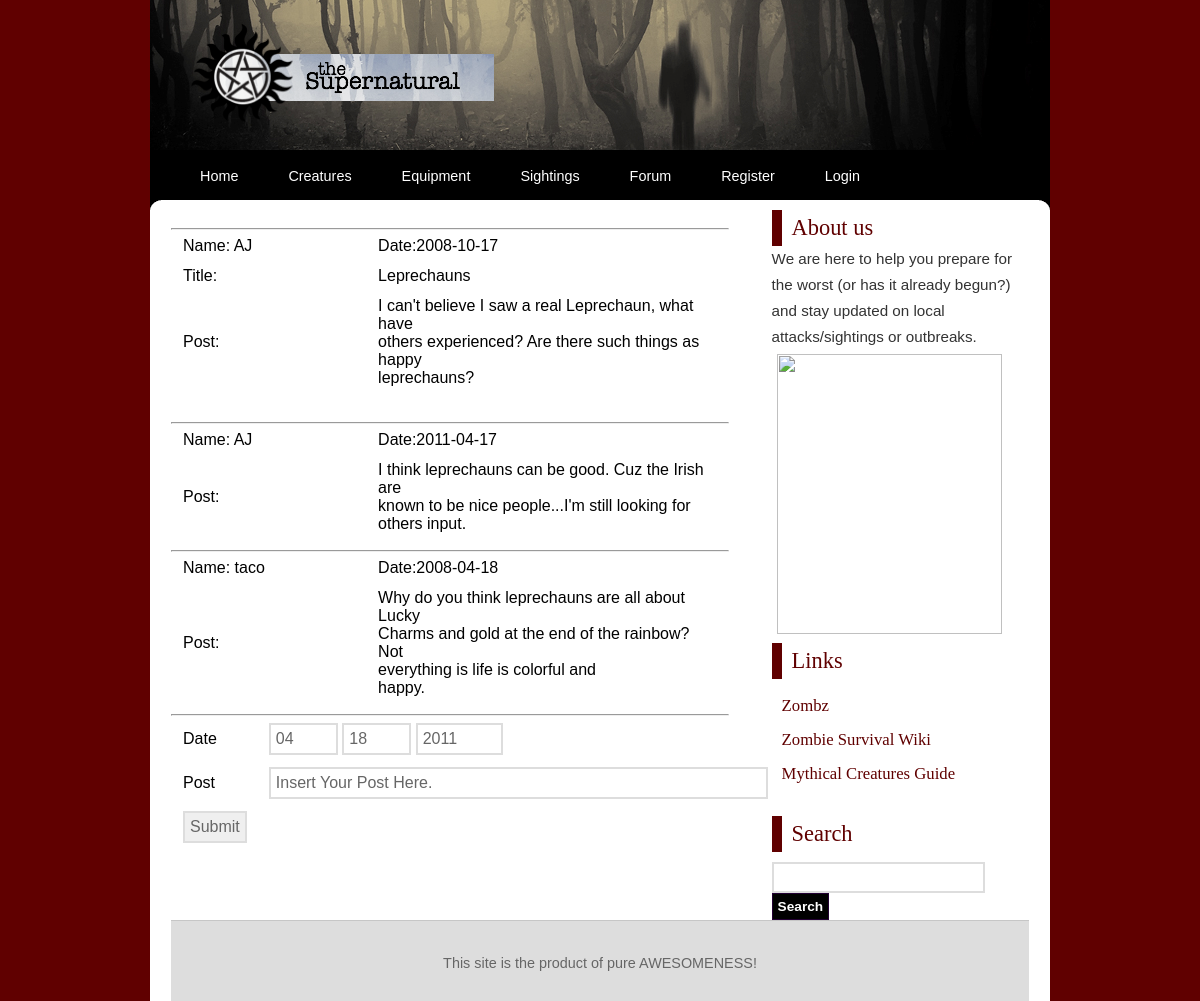
The app's page /forum.php?index=2 with its own data.
### tables this page shows
CREATE TABLE IF NOT EXISTS `users` (
  `id` int(11) NOT NULL AUTO_INCREMENT,
  `username` varchar(12) NOT NULL,
  `password` varchar(50) NOT NULL,
  `zipcode` int(11) NOT NULL,
  `firstname` varchar(50),
  `lastname` varchar(50),
  `bio` blob,
  `pic` blob,
  PRIMARY KEY (`id`),
  INDEX (`username`)
);

CREATE TABLE IF NOT EXISTS `thread`(
`id` int(11) NOT NULL AUTO_INCREMENT,
`title` varchar(255) NOT NULL default '',
`post` blob NOT NULL,
`author_id` int(11) NOT NULL default '0',
`date_posted` date NOT NULL default '0000-00-00',
PRIMARY KEY(`id`)
);

CREATE TABLE IF NOT EXISTS `posts` (
  `id` int(11) NOT NULL AUTO_INCREMENT,
  `post` blob NOT NULL,
  `author_id` int(11) NOT NULL default '0',
  `date_posted` date NOT NULL default '0000-00-00',
  PRIMARY KEY  (`id`)
);

### forum.php (the view, shortened to what this page needs)
<!DOCTYPE html PUBLIC "-//W3C//DTD XHTML 1.0 Strict//EN" "http://www.w3.org/TR/xhtml1/DTD/xhtml1-strict.dtd">
<html xmlns="http://www.w3.org/1999/xhtml">
<head>
<link rel="stylesheet" href="styles.css" type="text/css" />
</head>
<body>
<?php
   include('header.php');
?>
<div id="wrap">
	<div class="pagewrapper">
		<div class="innerpagewrapper">
			<div class="page">
				<div class="content">
<?php
include ('db_connect.php');
$threadid=$_GET['index'];
$query = "SELECT * FROM thread WHERE id='$threadid'";
$result = mysqli_query($db, $query)or die("Error Querying Database1");
$row = mysqli_fetch_array($result);
echo"<br/><hr/>";
$id=$row['author_id'];
	$query2="SELECT * FROM users WHERE id='$id'";
	$result2= mysqli_query($db, $query2)or die("Error Querying Database3");
	$row2= mysqli_fetch_array($result2);
	$username=$row2['username'];
	echo "<table>";
    echo "<tr><td width=\"35%\">Name: " . $username  . "</td><td width=\"65%\">Date:" . $row['date_posted'] . "</td></tr>";
	echo "<tr><td>Title:</td><td>";
	echo wordwrap($row['title'] . "</td></tr>",50,"<br />\n",TRUE);
	echo "<tr><td>Post:</td><td>";
	echo wordwrap($row['post'] . "</td></tr>",50,"<br />\n",TRUE);
	echo "</table>";
$query = "SELECT * FROM threadToPost WHERE threadId='$threadid'";
$result = mysqli_query($db, $query)or die("Error Querying Database1");
echo"<br/><hr/>";
while($row = mysqli_fetch_array($result)){
$query1 = "SELECT * FROM posts WHERE id='$row[postId]'";
$result1 = mysqli_query($db, $query1)or die("Error Querying Database2");
while($row1 = mysqli_fetch_array($result1)){
	$id=$row1['author_id'];
	$query2="SELECT * FROM users WHERE id='$id'";
	$result2= mysqli_query($db, $query2)or die("Error Querying Database3");
	$row2= mysqli_fetch_array($result2);
	$username=$row2['username'];
	echo"<table>";
    echo "<tr><td width=\"35%\">Name: " . $username . "</td><td width=\"65%\">Date:" . $row1['date_posted'] . "</td></tr>";
	echo "<tr><td>Post:</td><td>";
	echo wordwrap($row1['post'] . "</td></tr>",50,"<br />\n",TRUE);
	echo "</table>";
	echo"<hr/>";
    }
	}
	?>
					<form method="post" action="forumController.php">
					<table>
					<tr><td>Date</td><td><input type="number" name="month" min="1" max="12" step="1" value="<?php echo date("m", time()); ?>" size="3"/>
					<input type="number" name="day" min="1" max="31" step="1" value="<?php echo date("d", time()); ?>" size="3"/>
					<input type="number" name="year" min="1900" max="2014" step="1" value="<?php echo date("Y", time()); ?>" size="4"/></td></tr>
					<tr><td>Post</td><td><input type="text" name="post" size="50" value="Insert Your Post Here."/></td></tr>
					<td><input type="hidden" name=threadid value="<?php echo $threadid; ?>"><input type="submit" value="Submit" /> </td></tr>
					</table>
					</form>
				</div>
			</div>
		</div>
	</div>
</div>
</body>
</html>

### styles.css (style rules this page uses)
* { margin:0; padding:0; }
body { background:#600000 none repeat-x scroll top left; margin:0 auto; padding:0; font-family:Arial, Helvetica, sans-serif; width: 1000px; }
div#wrap { width:90%; margin:0 auto; padding:0 10px; }
div.centerimg { margin:0 auto; padding:5px; }
h4 { color:#600000 ; font-family:Georgia, "Times New Roman", Times, serif; font-size:1.4em; font-weight:normal; padding:5px 5px 5px 10px; border-left:10px solid #600000 ; }
p { margin-bottom:102x; line-height:1.7em; font-size:0.95em; color:#333333; }
ul { padding:0 0 20px 35px; }
form input, form textarea { border:2px solid #dddddd; padding:5px; color:#666666; font-family:Arial, Helvetica, sans-serif; font-size:1.0em; }
form input.formbutton { background:#000000; // url('images/navbg.jpg') repeat-x scroll bottom left; color:#ffffff; font-size:0.9em; border:1px solid #220033; font-weight:bold; font-family:Verdana, Arial, Helvetica, sans-serif; }
table { width:100%; margin-bottom:10px; }
table tr th, table tr td { padding:5px 10px; }
a { color:#600000 ; }
div.pagewrapper { margin:0 auto; background:#ffffff url('images/content-bg-right2.png') no-repeat scroll top right; }
div.innerpagewrapper { background:#ffffff url('images/content-bg-left2.png') no-repeat scroll top left; margin:0 11px 0 0; }
div.page { margin:0 0 0 11px; background-color:#ffffff; padding:10px 10px 0 10px; }
div.page ul { list-style:square; font-size:0.95em; }
div.page ul li { padding:3px 0; }
div.content { width:65%; float:left; }
div.sidebar { width:30%; float:right; }
div.sidebar ul { list-style:none; padding:10px 10px 25px 10px; }
div.sidebar ul li { padding:7px 0; }
div.sidebar ul li a { font-family:Georgia, "Times New Roman", Times, serif; text-decoration:none; font-size:1.1em; }
div.footer { clear:both; margin-top:10px; border-top:1px solid #c6c6c6; background:#dddddd url('images/footerbg.png') repeat-x scroll bottom left; height:80px; }
div.footer p { text-align:center; color:#666666; padding-top:30px; font-size:0.9em; font-family:"Trebuchet MS", Verdana, Arial; }
form.searchform { padding-top:10px; }

### records on screen
users: username "AJ"
thread: date_posted "2008-10-17", title "Leprechauns", post "I can't believe I saw a real Leprechaun, what have others experienced? Are there such things as happy leprechauns?"
posts: author.username "AJ", date_posted "2011-04-17", post "I think leprechauns can be good. Cuz the Irish are known to be nice people...I'm still looking for others input."
posts: author.username "taco", date_posted "2008-04-18", post "Why do you think leprechauns are all about Lucky Charms and gold at the end of the rainbow? Not everything is life is colorful and happy."
